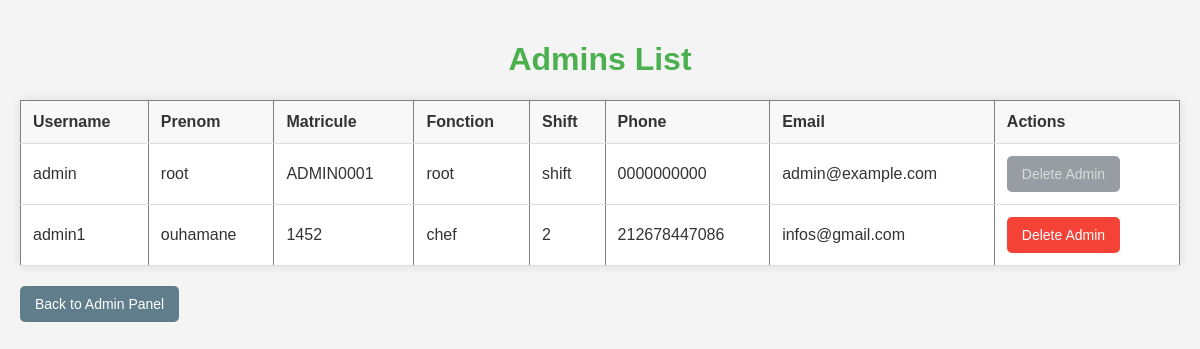
The app's page /view_admins, older data.
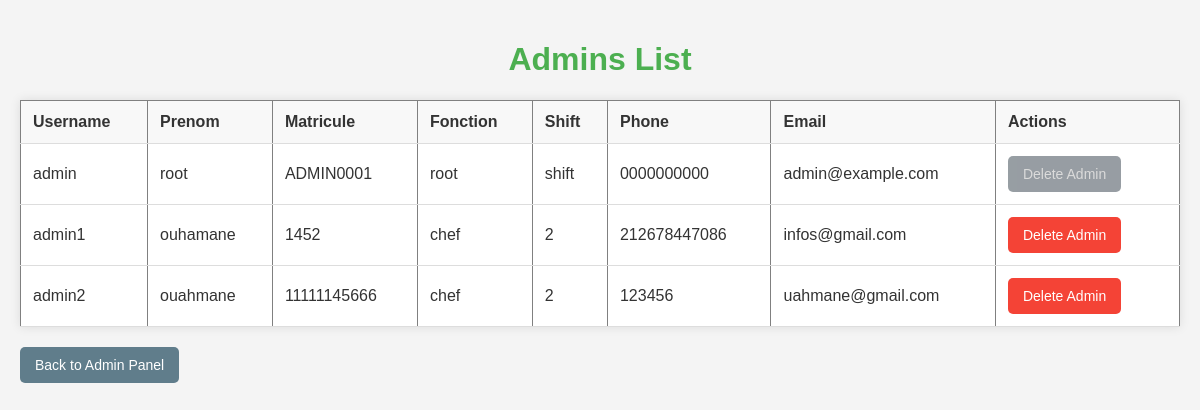
The same page, newer data.
### app/models.py (models this page shows, shortened)
class User(db.Model, UserMixin):
    id = db.Column(db.Integer, primary_key=True)
    username = db.Column(db.String(150), unique=True, nullable=False)
    email = db.Column(db.String(150), unique=True, nullable=False)
    matricule = db.Column(db.String(15), unique=True, nullable=False)
    fonction = db.Column(db.String(150), nullable=False)
    prenom = db.Column(db.String(150), nullable=False)
    shift = db.Column(db.String(150), nullable=False)
    phone = db.Column(db.String(15), unique=True, nullable=False)
    profile_image = db.Column(db.String(150), nullable=True)
    password = db.Column(db.String(200), nullable=False)
    is_admin = db.Column(db.Boolean, default=False)
    is_super_admin = db.Column(db.Boolean, default=False)  # New field
    last_update = db.Column(db.DateTime, default=datetime.utcnow)
    is_approved = db.Column(db.Boolean, default=False)
    tasks = db.relationship('Todo', backref='user',
                            lazy=True, cascade="all, delete-orphan")
    is_pending = db.Column(db.Boolean, default=True)

### app/routes/admin.py (the view)
@bp.route('/view_admins')
def view_admins():
    admins = User.query.filter_by(is_admin=True).all()
    return render_template('admin/admin_list.html', admins=admins)

### app/templates/admin/admin_list.html (shortened to what this page needs)
<!DOCTYPE html>
<html lang="en">
<head>
    <link rel="stylesheet" href="{{ url_for('static', filename='css/admin.css') }}">
</head>
<body>
    <h1>Admins List</h1>
    <table class="table table-striped" border="1" cellpadding="10" cellspacing="0">
        <thead>
            <tr>
                <th>Username</th>
                <th>Prenom</th>
                <th>Matricule</th>
                <th>Fonction</th>
                <th>Shift</th>
                <th>Phone</th>
                <th>Email</th>
                <th>Actions</th>
            </tr>
        </thead>
        <tbody>
            {% for admin in admins %}
            <tr>
                <td>{{ admin.username }}</td>
                <td>{{ admin.prenom }}</td>
                <td>{{ admin.matricule }}</td>
                <td>{{admin.fonction}}</td>
                <td>{{admin.shift}}</td>
                <td>{{ admin.phone }}</td>
                <td>{{ admin.email }}</td>
                <td>
                    {% if admin.matricule != 'ADMIN0001' %}
                    <a href="{{ url_for('admin.delete_admin', id=admin.id) }}" class="btn btn-danger"
                        onclick="return confirm('Are you sure you want to delete this admin?');">Delete Admin</a>
                    {% else %}
                    <button class="btn btn-danger disabled-delete-btn" disabled>Delete Admin</button>
                    {% endif %}
                </td>
            </tr>
            {% endfor %}
        </tbody>
    </table>
    <a href="{{ url_for('admin.admin') }}" class="btn btn-secondary">Back to Admin Panel</a>
</body>
</html>

Row changes from the older to the newer data that the page shows:
added User: username "admin2", prenom "ouahmane", matricule "11111145666", fonction "chef", shift "2", phone "123456", email "uahmane@gmail.com"
